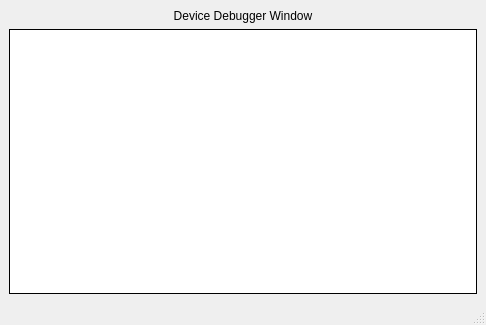
<?xml version="1.0" encoding="UTF-8"?>
<ui version="4.0">
 <class>DeviceWindow</class>
 <widget class="QMainWindow" name="DeviceWindow">
  <property name="windowModality">
   <enum>Qt::NonModal</enum>
  </property>
  <property name="enabled">
   <bool>true</bool>
  </property>
  <property name="geometry">
   <rect>
    <x>0</x>
    <y>0</y>
    <width>486</width>
    <height>325</height>
   </rect>
  </property>
  <property name="windowTitle">
   <string>Hosting a simple HDevice</string>
  </property>
  <widget class="QWidget" name="centralwidget">
   <layout class="QVBoxLayout" name="verticalLayout">
    <item>
     <widget class="QLabel" name="label">
      <property name="text">
       <string>Device Debugger Window</string>
      </property>
      <property name="alignment">
       <set>Qt::AlignCenter</set>
      </property>
     </widget>
    </item>
    <item>
     <widget class="QTextBrowser" name="statusDisplay">
      <property name="sizePolicy">
       <sizepolicy hsizetype="Expanding" vsizetype="Expanding">
        <horstretch>0</horstretch>
        <verstretch>0</verstretch>
       </sizepolicy>
      </property>
      <property name="frameShape">
       <enum>QFrame::Box</enum>
      </property>
      <property name="frameShadow">
       <enum>QFrame::Plain</enum>
      </property>
     </widget>
    </item>
   </layout>
  </widget>
  <widget class="QMenuBar" name="menubar">
   <property name="geometry">
    <rect>
     <x>0</x>
     <y>0</y>
     <width>486</width>
     <height>22</height>
    </rect>
   </property>
  </widget>
  <widget class="QStatusBar" name="statusbar"/>
 </widget>
 <resources/>
 <connections/>
</ui>
